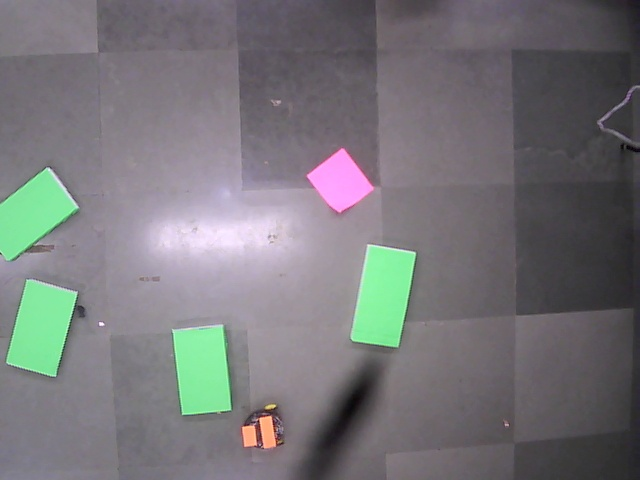
#> input picture Research/Image Processing/photos/pic_10.jpeg, 640 x 480 px, given in place of the camera
$ python bot_localisation.py   (Python 2 division)
#> lines starting #> are read from the running program, lines starting #| are printed output that depends on the picture; after the words box and inside, x2 and y2 are one past the last pixel; in counts of white or black regions, pixels touching at a corner belong together; long printed decimals are rounded

############################################
## Import OpenCV
import numpy as np
import cv2
import serial #library function for accessing xbee module
import math

ser=serial.Serial(2)
destination_position = [[0 for x in range(2)] for x in range(2)]
Bot_position = [[0 for x in range(2)] for x in range(2)]

def destination(hsv):
    lower = np.array([140 ,35, 255])
    upper = np.array([160, 255, 255])

    mask = cv2.inRange(hsv,lower, upper)
    contours, hierarchy = cv2.findContours(mask,cv2.RETR_TREE,cv2.CHAIN_APPROX_SIMPLE)
    contours=sorted(contours, key = cv2.contourArea, reverse = True)[:4] ##obstacles
    #cv2.drawContours(frame,contours,-1,(0,0,255),7)
    #cv2.imshow('yellow',frame)

    M = cv2.moments(contours[0])
    cx = int(M['m10']/M['m00'])
    cy = int(M['m01']/M['m00'])
    #print "Centroid = ", cx, ", ", cy
    cv2.circle(frame,(cx,cy), 5, (0,255,255), -1)

    destination_position[0][0] = cx
    destination_position[0][1] = cy

    print cx,cy, "destination"

############################
def dis(x1,y1,x2,y2):
        dist=math.sqrt((x2-x1)*(x2-x1)+(y2-y1)*(y2-y1))#square root function is called
        dist=int(dist)#dist:stores the integer value of the distance
        #print dist
        return dist

#############################
def getslope(x1,y1,x2,y2):
        m=0
        if x2-x1!=0:#checking if slope is not infinte
                m=-(float)(y2-y1)/(x2-x1)#using slope function of coordinate geometry
                return m
        else:
                return 50#m>50 for angle>88 degrees or (180-88), in case slope is approaching infinite

############################
def orientmove(slope_bot2cell,slope_botmarkers,bot_grid_x,bot_grid_y,route_x,route_y,distance_centre2cell,distance_other2cell):
        if bot_grid_x==route_x and bot_grid_y==route_y: #check if bot has reached next coordinate
                ser.write("5")
                #print "Hello"
                #ser.write("7")
                return 1
        else:

                if slope_bot2cell*slope_botmarkers!=-1 :
                        theta=math.atan((slope_bot2cell-slope_botmarkers)/(1+slope_bot2cell*slope_botmarkers))
                        #print theta
                        if distance_other2cell>distance_centre2cell: #if other marker is farther from the grid cell's centre then move it closer with fast turns
                                 if theta<20: #20 for theta greater than 90 degrees, here theta is in radians
                                       ser.write("A")  #fast right turn
                                 else:
                                       ser.write("D")   #fast left turn
                        elif (theta<-0.18 or theta>0.18): #align the bot # if marker is closer to grid cell's centre, then try to align it with the cell's centre
                                #com=1
                                if theta<-0.18:
                                       ser.write("6")  #right turn
                                else:
                                       ser.write("4")   #left turn
                                #com = raw_input()

                                #ser.write(com) #send command


                        else:#if theta approaches zero, it means bot is nearly alighned with the next grid cell and it can move forward
                               ser.write("8") #forward bot
                return 0

##########################################
def bot_position(hsv):

    bot_lower = np.array([0,45,255])
    bot_upper = np.array([40,255,255])

    #####front end masking and centroid
    mask = cv2.inRange(hsv,bot_lower, bot_upper)
    contours, hierarchy = cv2.findContours(mask,cv2.RETR_TREE,cv2.CHAIN_APPROX_SIMPLE)
    contours=sorted(contours, key = cv2.contourArea, reverse = True)[:2]
    #contours,length=areacon(contours,700,300)
    #contours=sorted(contours, key = cv2.contourArea, reverse = True)[:length]
    #cv2.drawContours(frame,contours,-1,(100,100,255),1)
    cv2.imshow('bot',mask)
    #print "len ",len(contours)
    M = cv2.moments(contours[0])
    cx1 = int(M['m10']/M['m00'])
    cy1 = int(M['m01']/M['m00'])
    cv2.circle(frame,(cx1,cy1), 5, (255,0,255), -1)
    Bot_position[0][0]=cx1
    Bot_position[0][1]=cy1
    #print cx1,cy1
    #print Bot_position[0][0],
    M = cv2.moments(contours[1])
    cx2 = int(M['m10']/M['m00'])
    cy2 = int(M['m01']/M['m00'])
    cv2.circle(frame,(cx2,cy2), 5, (0,0,255), -1)
    Bot_position[1][0]=cx2
    Bot_position[1][1]=cy2

    print cx1,cy1, "1"
    print cx2,cy2, "2"

if __name__ == "__main__":
    cap=cv2.VideoCapture(1)
    while(1):
        ## Read the image
        #img = cv2.imread('output_image.jpg')
        ret,frame=cap.read()
#> frame is the input picture: shape (480, 640, 3); mean B, G, R 120.6, 117.5, 118.4
        h,k,l=frame.shape
#> h = 480; k = 640; l = 3
        print h,k,l,"frame size"
#| 480 640 3 frame size
        print frame[370][220]
#| [165 238 138]
        print frame[350][260]
#| [156 149 156]
        print frame[310][240]
#| [169 156 164]
        hsv = cv2.cvtColor(frame,cv2.COLOR_BGR2HSV)
#> hsv: shape (480, 640, 3); mean H, S, V 134.7, 24.1, 126.2

        bot_position(hsv)
#> in bot_position, `mask = cv2.inRange(hsv,bot_lower, bot_upper)`:
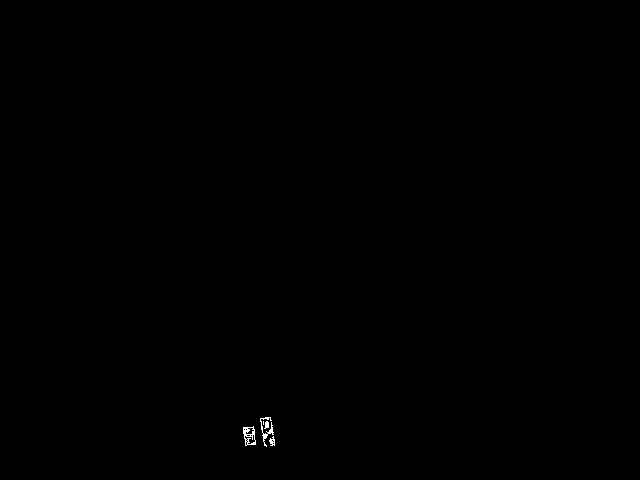
#> mask: shape (480, 640); 0.1% white in thin lines or dots, all inside (x1, y1, x2, y2) = (243, 417, 275, 447)
#> in bot_position, `contours, hierarchy = cv2.findContours(mask,cv2.RETR_TREE,cv2.CHAIN_AP..`: contours = 18 contours, 13 with area under 20; largest, box (x1, y1, x2, y2) and area: (243, 426, 256, 446) 176, (244, 434, 256, 445) 57, (260, 417, 274, 447) 50, (245, 427, 255, 435) 38, (269, 436, 275, 446) 24
#> in bot_position, `contours=sorted(contours, key = cv2.contourArea, reverse = True)[:2]`: contours = 2 contours; box (x1, y1, x2, y2) and area: (243, 426, 256, 446) 176, (244, 434, 256, 445) 57
#> in bot_position, `M = cv2.moments(contours[0])`: M = moments, m00 176, centre m10/m00, m01/m00 = (249, 435.4)
#> in bot_position, `cx1 = int(M['m10']/M['m00'])`: cx1 = 249
#> in bot_position, `cy1 = int(M['m01']/M['m00'])`: cy1 = 435
#> in bot_position, `cv2.circle(frame,(cx1,cy1), 5, (255,0,255), -1)`: frame: shape (480, 640, 3); 0.03% of pixels changed, all inside (x1, y1, x2, y2) = (244, 430, 255, 441)
#> in bot_position, `M = cv2.moments(contours[1])`: M = moments, m00 57, centre m10/m00, m01/m00 = (250.2, 439.1)
#> in bot_position, `cx2 = int(M['m10']/M['m00'])`: cx2 = 250
#> in bot_position, `cy2 = int(M['m01']/M['m00'])`: cy2 = 439
#> in bot_position, `cv2.circle(frame,(cx2,cy2), 5, (0,0,255), -1)`: frame: shape (480, 640, 3); mean B, G, R 120.5, 117.5, 118.4
#| 249 435 1
#| 250 439 2
        destination(hsv)
#> in destination, `mask = cv2.inRange(hsv,lower, upper)`:
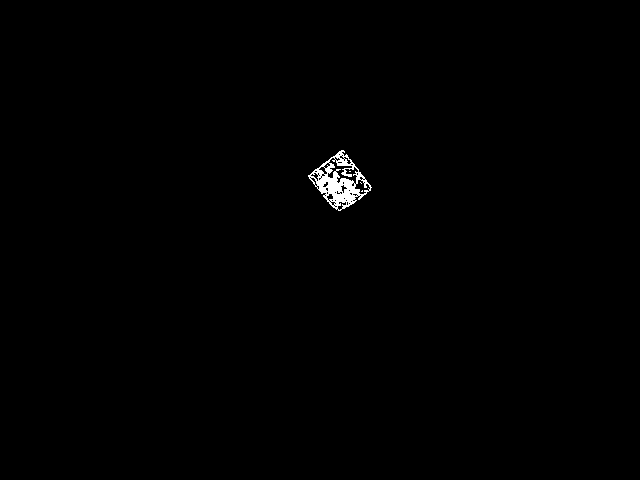
#> mask: shape (480, 640); 0.48% white; 4 white regions (3 under 20 px)
#> in destination, `contours, hierarchy = cv2.findContours(mask,cv2.RETR_TREE,cv2.CHAIN_AP..`: contours = 61 contours, 49 with area under 20; largest, box (x1, y1, x2, y2) and area: (308, 150, 372, 211) 2043, (327, 157, 359, 185) 365, (354, 179, 371, 195) 134, (337, 201, 347, 211) 44, (318, 166, 328, 175) 36
#> in destination, `contours=sorted(contours, key = cv2.contourArea, reverse = True)[:4]`: contours = 4 contours; box (x1, y1, x2, y2) and area: (308, 150, 372, 211) 2043, (327, 157, 359, 185) 365, (354, 179, 371, 195) 134, (337, 201, 347, 211) 44
#> in destination, `M = cv2.moments(contours[0])`: M = moments, m00 2043, centre m10/m00, m01/m00 = (339.7, 181.1)
#> in destination, `cx = int(M['m10']/M['m00'])`: cx = 339
#> in destination, `cy = int(M['m01']/M['m00'])`: cy = 181
#> in destination, `cv2.circle(frame,(cx,cy), 5, (0,255,255), -1)`: frame: shape (480, 640, 3); mean B, G, R 120.5, 117.5, 118.4
#| 339 181 destination
        cv2.line(frame,(destination_position[0][0],destination_position[0][1]),(Bot_position[0][0],Bot_position[0][1]),(255,255,0), 6)
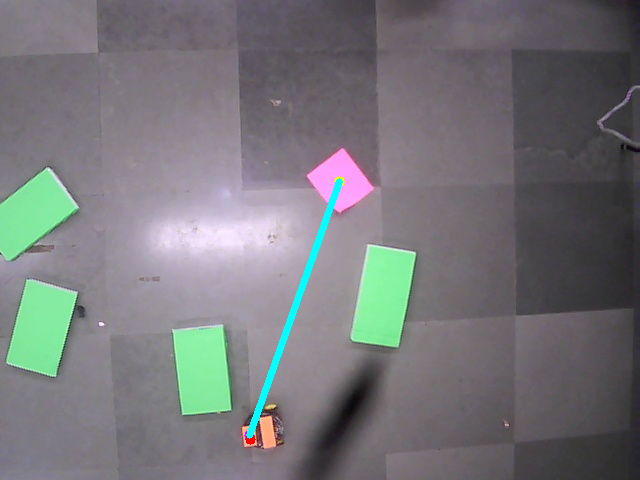
#> frame: shape (480, 640, 3); mean B, G, R 121.1, 118.2, 117.4
        cv2.line(frame,(Bot_position[0][0],Bot_position[0][1]),(Bot_position[1][0],Bot_position[1][1]),(0,255,255), 6)
#> frame: shape (480, 640, 3); 0.02% of pixels changed, all inside (x1, y1, x2, y2) = (246, 432, 254, 443)
        destination_slope = getslope(destination_position[0][0],destination_position[0][1],Bot_position[0][0],Bot_position[0][1])
#> destination_slope = 2.82
        bot_slope = getslope(Bot_position[0][0],Bot_position[0][1],Bot_position[1][0],Bot_position[1][1])
#> bot_slope = -4
        distance_centre2destination = dis(destination_position[0][0],destination_position[0][1],Bot_position[0][0],Bot_position[0][1])
#> distance_centre2destination = 269
        distance_other2destination = dis(Bot_position[0][0],Bot_position[0][1],Bot_position[1][0],Bot_position[1][1])
#> distance_other2destination = 4


        print bot_slope,"bot",destination_slope,"destination"
#| -4.0 bot 2.822 destination
        orientmove(destination_slope,bot_slope,Bot_position[0][0],Bot_position[0][1],destination_position[0][0],destination_position[0][1],distance_centre2destination,distance_other2destination)
#> in orientmove, `theta=math.atan((slope_bot2cell-slope_botmarkers)/(1+slope_bot2cell*sl..`: theta = -0.586
        cv2.imshow('frame',frame)
        if cv2.waitKey(100)==27:
#> (key Esc is pressed here)
            break

############################################
## Close and exit
cv2.waitKey(0)
cv2.destroyAllWindows()
#################################################
